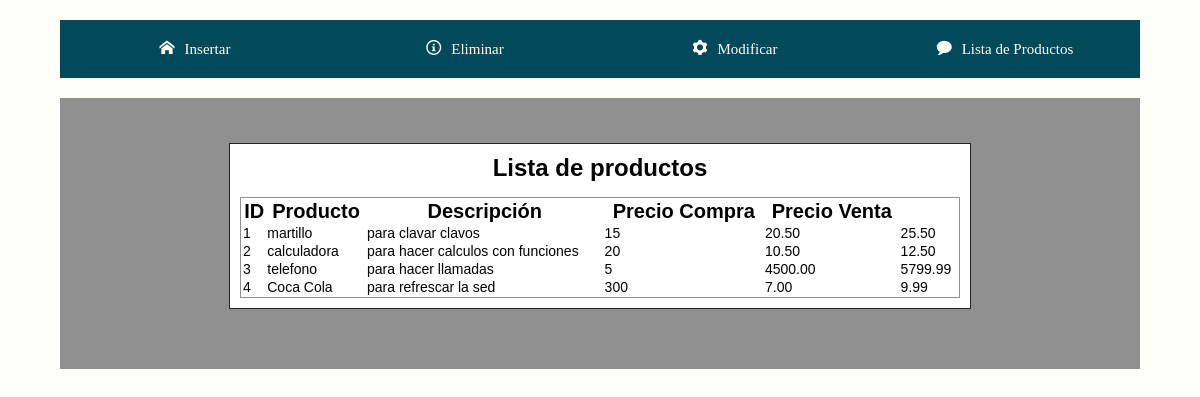
The page /Sitio/list.php on the database its author committed.
### tables this page shows
CREATE TABLE IF NOT EXISTS `productos` (
  `id` int(5) NOT NULL AUTO_INCREMENT,
  `producto` varchar(100) NOT NULL,
  `descripcion` varchar(500) NOT NULL,
  `existencias` varchar(5) NOT NULL,
  `p_compra` varchar(10) NOT NULL,
  `p_venta` varchar(10) NOT NULL,
  PRIMARY KEY (`id`)
);

### Sitio/list.php (the view, shortened to what this page needs)
<html lang="es">
<head>
    <link rel="stylesheet" href="css/estilos.css">
    <link rel="stylesheet" href="fonts.css">
</head>
<body>
    <header>
        <nav>
            <ul>
                <li><a href="index.php"><span class="icon-home"></span>Insertar</a></li>
                <li><a href="eliminar.php"><span class="icon-info"></span>Eliminar</a></li>
                <li><a href="modificar.php"><span class="icon-cog"></span>Modificar</a></li>
                <li><a href="list.php"><span class="icon-bubble"></span>Lista de Productos</a></li>
            </ul>
        </nav>
    </header>
    <div class="screenbox">
        <section class="main">
            <div class="tableDiv">
                <h1>Lista de productos</h1>
                <table class="dataTable">
                    <tr class="tableHeader">
                        <td class="idTr">ID</td>
                        <td>Producto</td>
                        <td>Descripci&oacute;n</td>
                        <td>Precio Compra</td>
                        <td>Precio Venta</td>
                    </tr>
                    <?php
                        $result = mysql_query('SELECT * FROM productos');
                        while ($fila = mysql_fetch_array($result)){
                            echo '<tr>
                            <td>'.$fila['id'].'</td>
                            <td>'.$fila['producto'].'</td>
                            <td>'.$fila['descripcion'].'</td>
                            <td>'.$fila['existencias'].'</td>
                            <td>'.$fila['p_compra'].'</td>
                            <td>'.$fila['p_venta'].'</td>
                            </tr>';
                        }
                    ?>
                </table>
            </div>
        </section>
    </div>
</body>
</html>

### Sitio/css/estilos.css (style rules this page uses)
* { margin: 0; padding: 0; font-family: arial; }
body { background: #FFFFFA; }
.screenbox { width: 90%; margin: 0px auto; overflow: hidden; }
.screenbox .main { width: 100%; box-sizing: border-box; text-align: justify; padding: 10px; background: #909090; }
.tableDiv h1 { width: 100%; text-align: center; margin-bottom: 15px; }
header { z-index: 100; width: 100%; }
header nav { width: 90%; margin: 20px auto; background: #024959; }
header nav ul { overflow: hidden; list-style: none; }
header nav ul li { z-index: 1; float: left; width: 25%; text-align: center; }
header nav ul li span { margin-right: 10px; }
header nav ul li a { color: #ffffff; padding: 20px; display: inline-block; text-decoration: none; font-size: 15px; font-family: serif; }
.tableDiv { z-index: 0; width: 70%; position: relative; background: #ffffff; padding: 10px 10px 10px 10px; box-sizing: border-box; border: 1px solid #252129; margin-left: auto; margin-right: auto; margin-top: 35px; margin-bottom: 50px; }
.tableDiv .dataTable { border: 1px solid #909090; width: 100%; }
.tableDiv .dataTable tr { border: 1px solid #909090; font-size: 14px; box-sizing: border-box; padding: 1px 1px 1px 1px; }
.tableDiv .dataTable .tableHeader { font-size: 20px; text-align: center; font-weight: bold; padding: 1px 1px 1px 1px; }

### rows shown on the page
productos: id "1", producto "martillo", descripcion "para clavar clavos", existencias "15", p_compra "20.50", p_venta "25.50"
productos: id "2", producto "calculadora", descripcion "para hacer calculos con funciones", existencias "20", p_compra "10.50", p_venta "12.50"
productos: id "3", producto "telefono", descripcion "para hacer llamadas", existencias "5", p_compra "4500.00", p_venta "5799.99"
productos: id "4", producto "Coca Cola", descripcion "para refrescar la sed", existencias "300", p_compra "7.00", p_venta "9.99"
